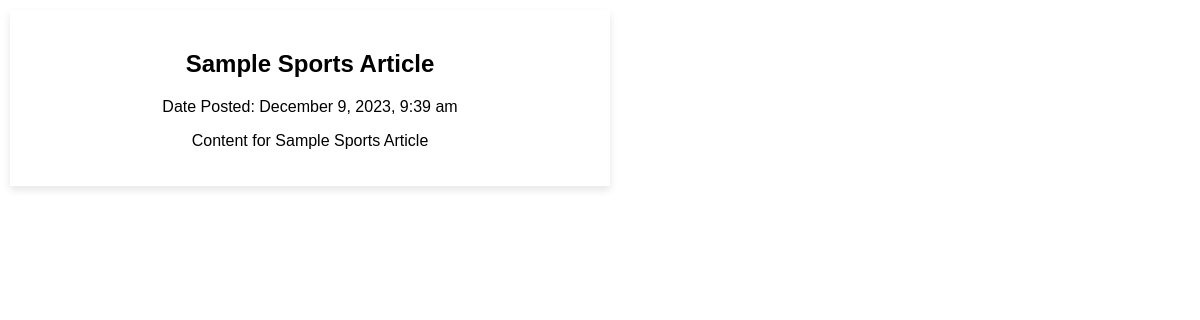
The page /home_sports.php on the database its author committed.
### tables this page shows
CREATE TABLE IF NOT EXISTS `articles` (
  `id` INT(30) NOT NULL AUTO_INCREMENT,
  `title` TEXT NOT NULL,
  `content` LONGTEXT NOT NULL,
  `author` VARCHAR(100) NOT NULL,
  `date_submitted` TIMESTAMP NOT NULL,
  `category_id` INT(30) NOT NULL,
  PRIMARY KEY (`id`),
  FOREIGN KEY (`category_id`) REFERENCES `categories`(`id`) ON DELETE CASCADE
);

### home_sports.php (the view, shortened to what this page needs)
<!DOCTYPE html>
<html lang="en">
<head>
    <link rel="stylesheet" href="front.css">
</head>
<body>
<?php
$servername = "localhost";
$username = "root";
$password = "";
$dbname = "igult_database";
$conn = new mysqli($servername, $username, $password, $dbname);
if (!function_exists('makeLinksClickableInText')) {
    function makeLinksClickableInText($text) {
        $pattern = '/(https?:\/\/\S+)/';
        $textWithLinks = preg_replace($pattern, '<a href="$1" target="_blank">link</a>', $text);
        return $textWithLinks;
    }
}
$sql = "SELECT articles.id, articles.title, articles.content, articles.date_submitted, articles.category_id, multimedia_files.filename, multimedia_files.filetype, multimedia_files.filedata
        FROM articles
        LEFT JOIN multimedia_files ON articles.id = multimedia_files.article_id
        WHERE articles.category_id = (SELECT id FROM categories WHERE name = 'SPORTS')
        ORDER BY articles.date_submitted DESC";
$result = $conn->query($sql);
if ($result !== false && $result->num_rows > 0) {
    while ($row = $result->fetch_assoc()) {
        echo "<div class='article'>";
        echo "<h2>" . $row['title'] . "</h2>";
        echo "<p>Date Posted: " . date("F j, Y, g:i a", strtotime($row['date_submitted'])) . "</p>";
        $content = stripslashes($row['content']);
        $content = nl2br($content);
        $max_length = 50;
        if (strlen($content) > $max_length) {
            $truncated_content = substr($content, 0, $max_length);
            $remaining_content = substr($content, $max_length);
            echo "<p>" . makeLinksClickableInText($truncated_content) . "... <a href='full_article.php?id=" . $row['id'] . "'>Read More</a></p>";
        } else {
            echo "<p>" . makeLinksClickableInText($content) . "</p>";
        }
        echo "</div>";
    }
} else {
    echo "No Sports articles found.";
}
?>
</body>
</html>

### front.css (style rules this page uses)
body { font-family: 'Raleway', sans-serif; margin: 0; padding: 0; box-sizing: border-box; background-color: #fff; }
.article { box-sizing: border-box; width: 50%; margin: 10px; float: left; background-color: #fff; padding: 20px; text-align: center; box-shadow: 0 4px 8px rgba(0, 0, 0, 0.1); }
h2 { font-size: 1.5em; }
p { font-size: 1em; }

### rows shown on the page
articles: title "Sample Sports Article", date_submitted "December 9, 2023, 9:39 am", content "Content for Sample Sports Article"
